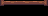

Rendered tile map (Tiled .tmx) drawn with the repository's tilesets; below, a short description and the full map source, tile grids included:
An orthogonal 3x1 tile map with 16x16 px tiles, 1 tile layer (Tile Layer 1).

<map version="1.10" tiledversion="1.11.0" orientation="orthogonal" renderorder="right-down" width="3" height="1" tilewidth="16" tileheight="16" infinite="0" nextlayerid="2" nextobjectid="1">
 <tileset firstgid="1" source="../../Graphics/Dungeon Tile Set (1).tsx" />
 <layer id="1" name="Tile Layer 1" width="3" height="1">
  <data encoding="csv">
152,153,154
</data>
 </layer>
</map>
